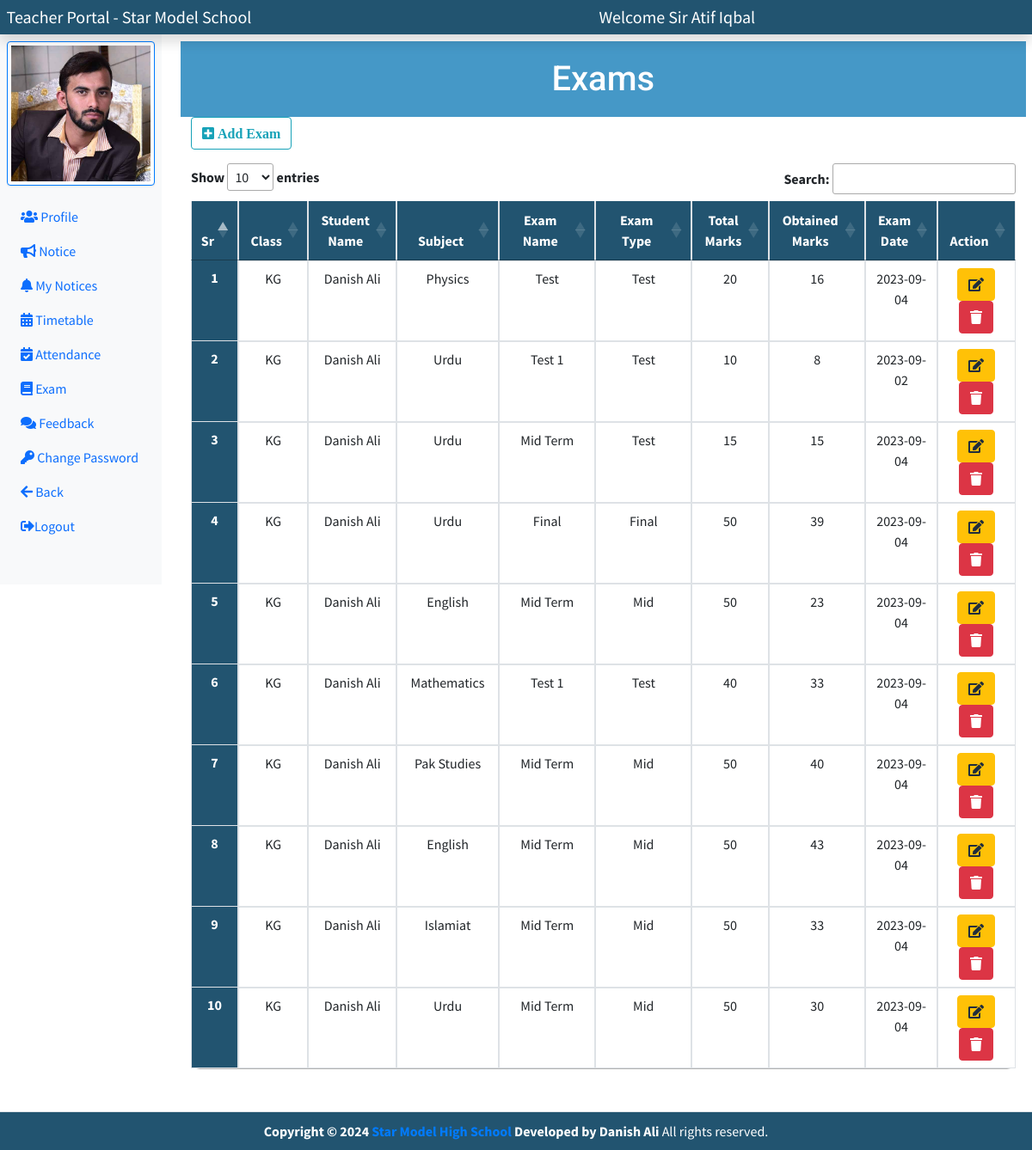
The page /teacher/index.php?exam (signed in) on the database its author committed.
### tables this page shows
CREATE TABLE `exam` (
  `exam_id` int(11) NOT NULL,
  `exam_name` varchar(50) NOT NULL,
  `exam_type` enum('Mid','Final','Assignment','Test') NOT NULL,
  `total_marks` int(11) NOT NULL,
  `obtained_marks` int(11) NOT NULL,
  `e_class_id` int(11) NOT NULL,
  `e_student_id` int(11) NOT NULL,
  `e_teacher_id` int(11) NOT NULL,
  `e_subject_id` int(11) NOT NULL,
  `exam_date` date NOT NULL
);

CREATE TABLE `class` (
  `class_id` int(11) NOT NULL,
  `class_name` varchar(50) NOT NULL,
  `subject_name` varchar(300) NOT NULL,
  `section_name` varchar(50) NOT NULL,
  `c_teacher_id` int(11) NOT NULL,
  `created_at` datetime NOT NULL DEFAULT current_timestamp()
);

CREATE TABLE `students` (
  `student_id` int(11) NOT NULL,
  `student_rollno` varchar(20) NOT NULL,
  `student_name` varchar(100) NOT NULL,
  `student_email` varchar(30) NOT NULL,
  `student_password` varchar(200) NOT NULL,
  `student_class` int(11) NOT NULL,
  `student_section` int(11) NOT NULL,
  `student_dob` date NOT NULL,
  `student_pic` varchar(300) NOT NULL,
  `student_phone` varchar(30) NOT NULL,
  `student_address` varchar(200) NOT NULL,
  `student_age` int(2) NOT NULL,
  `student_gender` enum('Male','Female') NOT NULL,
  `student_verify` enum('Active','Disable') NOT NULL DEFAULT 'Active',
  `student_admission_date` datetime NOT NULL DEFAULT current_timestamp(),
  `father_cnic` varchar(20) NOT NULL
);

CREATE TABLE `subject` (
  `subject_id` int(11) NOT NULL,
  `subject_code` varchar(20) NOT NULL,
  `subject_name` varchar(50) NOT NULL,
  `created_at` datetime NOT NULL DEFAULT current_timestamp()
);

### teacher/exam.php (the view, shortened to what this page needs)
<div class="row col-md-12 mx-auto mt-5">
    <h1 class="text-center fs-1 my-heading" style="background-color: #4598c7; color: white;">Exams</h1>
    <div>
        <a href="index.php?add_exam" class="btn btn-outline-info mb-3"> <i class="fas fa-plus-square"> Add Exam</i></a>
    </div>
    <table class="table mb-5 text-center my-table" id="my-dataTable">
        <thead class="table-info">
            <tr>
                <th scope="col">Sr</th>
                <th scope="col">Class</th>
                <th scope="col">Student Name</th>
                <th scope="col">Subject</th>
                <th scope="col">Exam Name</th>
                <th scope="col">Exam Type</th>
                <th scope="col">Total Marks</th>
                <th scope="col">Obtained Marks</th>
                <th scope="col">Exam Date</th>
                <th scope="col">Action</th>
            </tr>
        </thead>
        <tbody>
            <?php
            $exam_sql = "SELECT * FROM `exam`";
            $exam_result = $conn->query($exam_sql);
            $sno = 1;
            while ($exam_row = $exam_result->fetch_assoc()) {
            ?>
                <tr>
                    <th scope="row"><?= $sno++ ?></th>
                    <td>
                        <?php
                            $exam_class_id = $exam_row['e_class_id'];
                            $fetch_class_sql = "SELECT class_name FROM class WHERE class_id = '$exam_class_id' ";
                            $class_result = $conn->query($fetch_class_sql);
                            $fetch_class_row = $class_result->fetch_assoc();
                            echo $fetch_class_row['class_name'];
                        ?>
                    </td>
                    <td>
                        <?php
                            $exam_student_id = $exam_row['e_student_id'];
                            $fetch_student_sql = "SELECT student_name FROM students WHERE student_id = '$exam_student_id' ";
                            $student_result = $conn->query($fetch_student_sql);
                            $fetch_student_row = $student_result->fetch_assoc();
                            echo $fetch_student_row['student_name'];
                        ?>
                    </td>
                    <td>
                        <?php
                            $exam_subject_id = $exam_row['e_subject_id'];
                            $fetch_subject_sql = "SELECT subject_name FROM `subject` WHERE subject_id = '$exam_subject_id' ";
                            $subject_result = $conn->query($fetch_subject_sql);
                            $fetch_subject_row = $subject_result->fetch_assoc();
                            echo $fetch_subject_row['subject_name'];
                            ?>
                    </td>
                    <td> <?= $exam_row['exam_name'] ?> </td>
                    <td> <?= $exam_row['exam_type'] ?> </td>
                    <td> <?= $exam_row['total_marks'] ?> </td>
                    <td> <?= $exam_row['obtained_marks'] ?> </td>
                    <td> <?= $exam_row['exam_date'] ?> </td>
                    <td>
                        <a class="btn btn-warning mx-1" href="index.php?edit_exam_id=<?= $exam_row['exam_id'] ?>"><i class="fa fa-edit"></i></a>
                        <a class="btn btn-danger mx-1" href="index.php?delete_exam_id=<?= $exam_row['exam_id'] ?>"><i class="fa fa-trash"></i></a>
                    </td>
                </tr>
            <?php  }  ?>
        </tbody>
    </table>
</div>

### teacher/partials/teacher_head.php (style rules this page uses)
body { overflow-x: hidden; }
.my-heading { font-family: 'Baloo Paaji 2', cursive; font-family: 'Mulish', sans-serif; font-family: 'Roboto', sans-serif; text-align: center; font-size: 2rem; color: #fff; padding: 20px 0; margin: 0; transition: transform 0.3s ease-in-out; }
@media (min-width: 768px) { .my-table { border-collapse: collapse; border-radius: 10px; width: 100%; } }
@media (min-width: 768px) { .my-table th, .my-table td { padding: 10px; text-align: center; border: 1px solid #dee2e6; } }
@media (min-width: 768px) { .my-table th { background-color: #225470; color: white; font-weight: bold; } }
@media (min-width: 768px) { .my-table tbody tr:nth-child(odd) { background-color: #f2f2f2; } }
@media (min-width: 768px) { .my-table th { border-top: none; } }
@media (min-width: 768px) { .my-table tbody tr td { transition: box-shadow 0.3s ease; } }

### rows shown on the page
exam: e_class.class_name "KG", e_student.student_name "Danish Ali", e_subject.subject_name "Physics", exam_name "Test", exam_type "Test", total_marks "20", obtained_marks "16", exam_date "2023-09-04"
exam: e_class.class_name "KG", e_student.student_name "Danish Ali", e_subject.subject_name "Urdu", exam_name "Test 1", exam_type "Test", total_marks "10", obtained_marks "8", exam_date "2023-09-02"
exam: e_class.class_name "KG", e_student.student_name "Danish Ali", e_subject.subject_name "Urdu", exam_name "Mid Term", exam_type "Test", total_marks "15", obtained_marks "15", exam_date "2023-09-04"
exam: e_class.class_name "KG", e_student.student_name "Danish Ali", e_subject.subject_name "Urdu", exam_name "Final", exam_type "Final", total_marks "50", obtained_marks "39", exam_date "2023-09-04"
exam: e_class.class_name "KG", e_student.student_name "Danish Ali", e_subject.subject_name "English", exam_name "Mid Term", exam_type "Mid", total_marks "50", obtained_marks "23", exam_date "2023-09-04"
exam: e_class.class_name "KG", e_student.student_name "Danish Ali", e_subject.subject_name "Mathematics", exam_name "Test 1", exam_type "Test", total_marks "40", obtained_marks "33", exam_date "2023-09-04"
exam: e_class.class_name "KG", e_student.student_name "Danish Ali", e_subject.subject_name "Pak Studies", exam_name "Mid Term", exam_type "Mid", total_marks "50", obtained_marks "40", exam_date "2023-09-04"
exam: e_class.class_name "KG", e_student.student_name "Danish Ali", e_subject.subject_name "English", exam_name "Mid Term", exam_type "Mid", total_marks "50", obtained_marks "43", exam_date "2023-09-04"
exam: e_class.class_name "KG", e_student.student_name "Danish Ali", e_subject.subject_name "Islamiat", exam_name "Mid Term", exam_type "Mid", total_marks "50", obtained_marks "33", exam_date "2023-09-04"
exam: e_class.class_name "KG", e_student.student_name "Danish Ali", e_subject.subject_name "Urdu", exam_name "Mid Term", exam_type "Mid", total_marks "50", obtained_marks "30", exam_date "2023-09-04"

### other values the page prints
$gender "Sir"
$teacher_name "Atif Iqbal"
